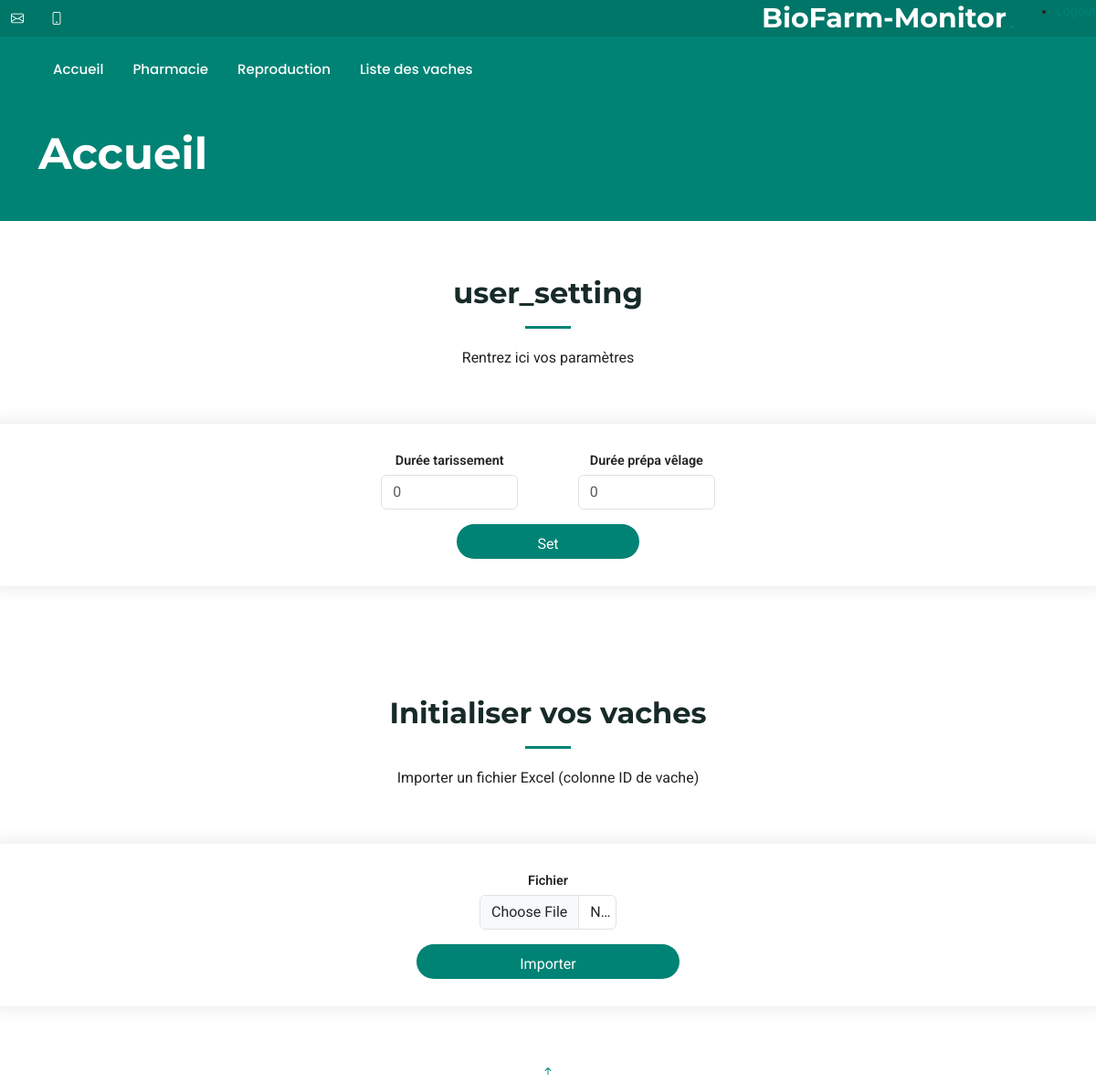
Page / (signed in) on the earlier database version.
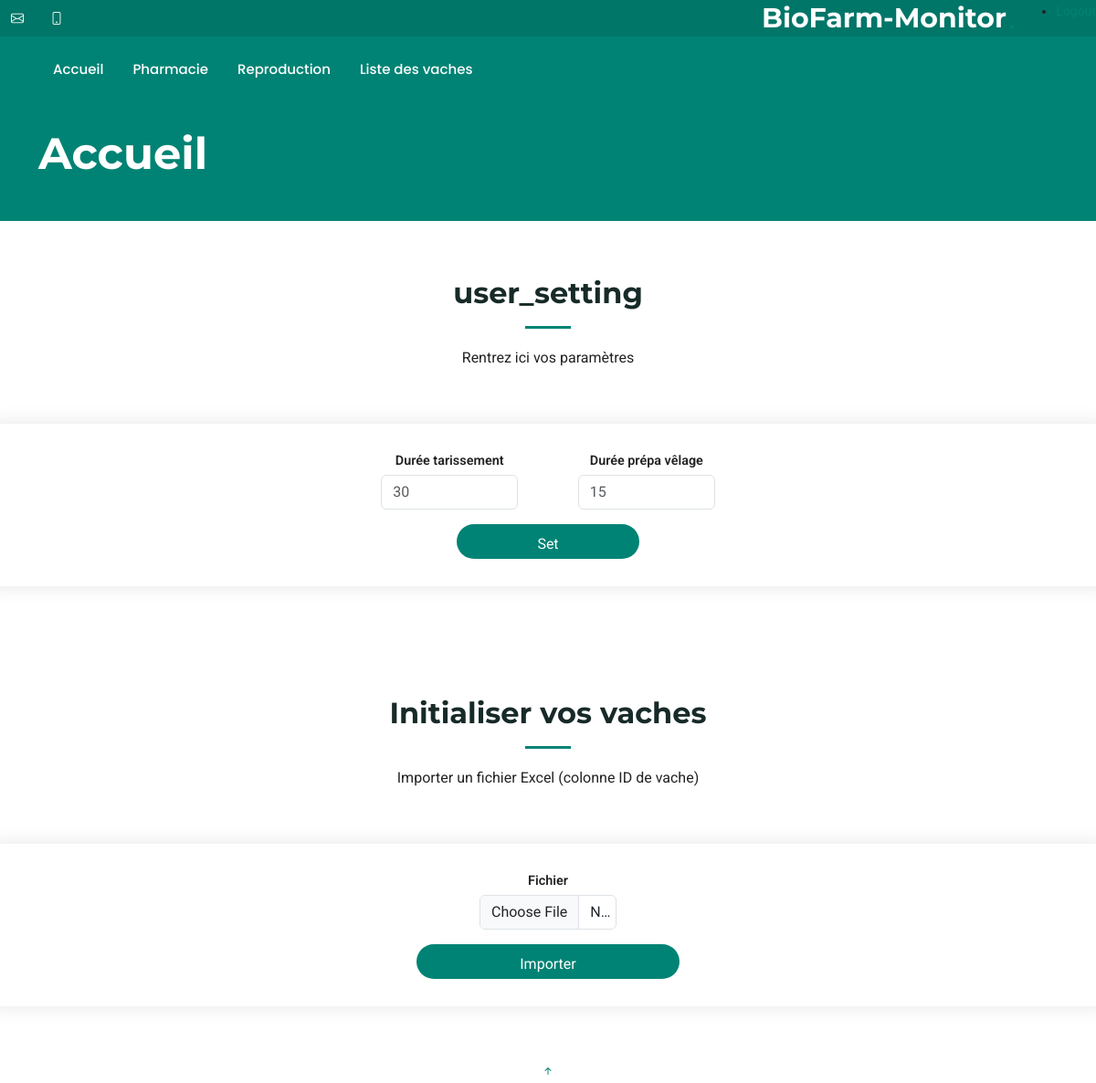
Same page on the later database version.
### web_app/models.py (models this page shows, shortened)
class Users(UserMixin, db.Model):
    __tablename__ = "users"
    id = Column(Integer, primary_key=True)  # numero utilisateur
    email = Column(String(100), unique=True, nullable=False)
    password = Column(String(200), nullable=False)
    setting = Column(
        MutableDict.as_mutable(JSON), default=dict, nullable=False
    )  # setting utilisateur
    medic_list = Column(MutableDict.as_mutable(JSON), default=dict, nullable=False)

### web_app/modul/views.py (the view)
@login_required
@views.route("/", methods=["GET","POST"])
def index():
    if current_user.__class__ is AnonymousUserMixin :
        return redirect(url_for('auth.logout'))
    return render_template("index.html",user=current_user)

### web_app/templates/index.html (shortened to what this page needs)
{% extends 'base.html' %}
{% block body_class %}
  "index-page"
{% endblock body_class %}
{% block page_title %}Accueil{% endblock page_title %}
{% block content %}
  <section id="user_setting" class="contact section">
    <div class="container section-title">
      <h2>user_setting</h2>
      <p>Rentrez ici vos paramètres</p>
    </div>
    <div class="row justify-content-center">
      <form id="form-user_setting" action="{{ url_for('views.user_setting') }}" method="POST" enctype="multipart/form-data" class="ajax-form php-email-form">
        <div class="row row-cols-1 row-cols-lg-2 g-3 justify-content-center">
          <div class="col d-flex flex-column align-items-center text-center">
            <label for="dry_time" class="form-label">Durée tarissement</label>
            <input type="number" name="dry_time" id="dry_time" class="form-control" placeholder="{{user.setting["dry_time"]}}" required />
          </div>
          <div class="col d-flex flex-column align-items-center text-center">
            <label for="calving_preparation_time" class="form-label">Durée prépa vêlage</label>
            <input type="number" name="calving_preparation_time" id="calving_preparation_time" class="form-control" placeholder="{{user.setting["calving_preparation_time"]}}" required />
          </div>
          <div class="col d-flex flex-column align-items-center text-center">
            <button type="submit" class="btn btn-primary">Set</button>
          </div>
        </div>
      </form>
    </div>
  </section>
  <section id="init_cow" class="contact section">
    <div class="container section-title">
      <h2>Initialiser vos vaches</h2>
      <p>Importer un fichier Excel (colonne ID de vache)</p>
    </div>
    <div class="row justify-content-center">
      <form id="form-init_cow" action="{{ url_for('views.upload_cows') }}" method="POST" enctype="multipart/form-data" class="ajax-form php-email-form">
        <div class="row row-cols-1 row-cols-lg-1 g-3 justify-content-center">
          <div class="col d-flex flex-column align-items-center text-center">
            <label for="file" class="form-label">Fichier</label>
            <input type="file" name="file" accept=".xls,.xlsx" class="form-control" required>
          </div>
          <div class="col d-flex flex-column align-items-center text-center">
            <button type="submit" class="btn btn-primary">Importer</button>
          </div>
        </div>
      </form>
    </div>
  </section>
{% endblock content %}

Differences in the rows shown:
changed Users: dry_time "0" → "30"; calving_preparation_time "0" → "15"
